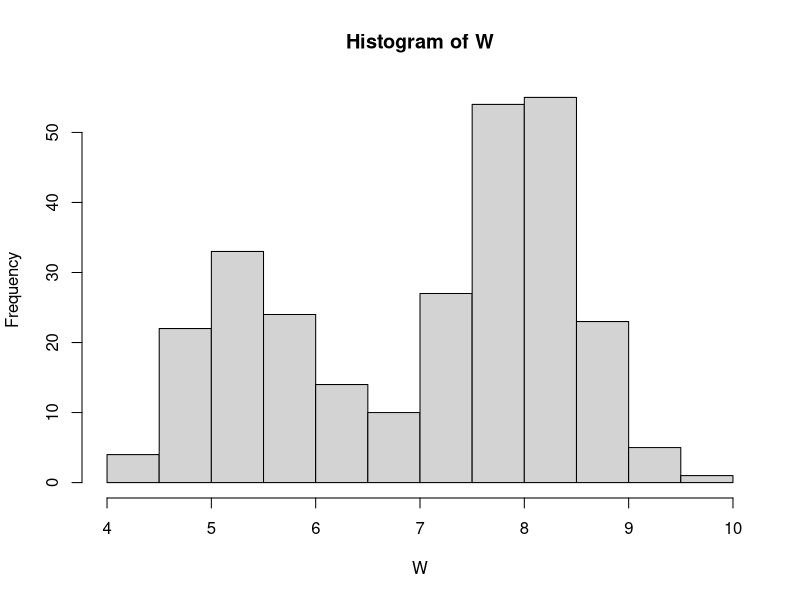
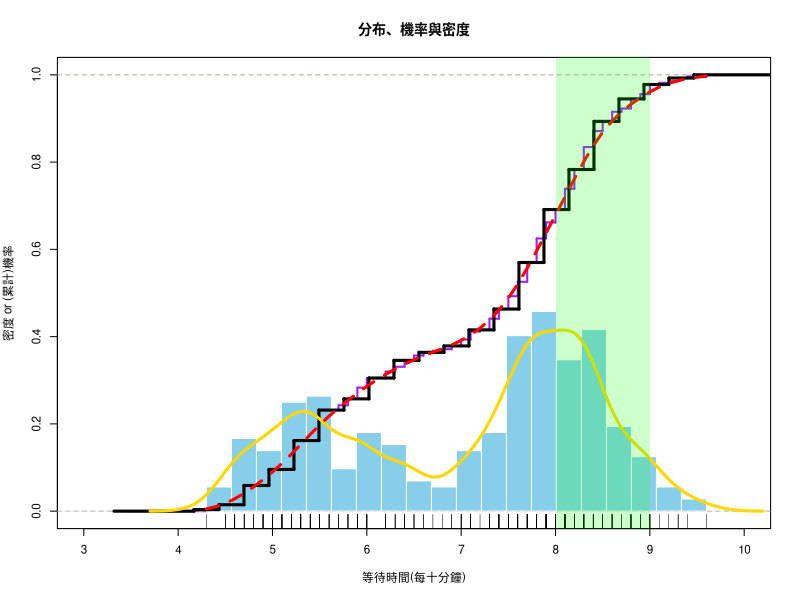
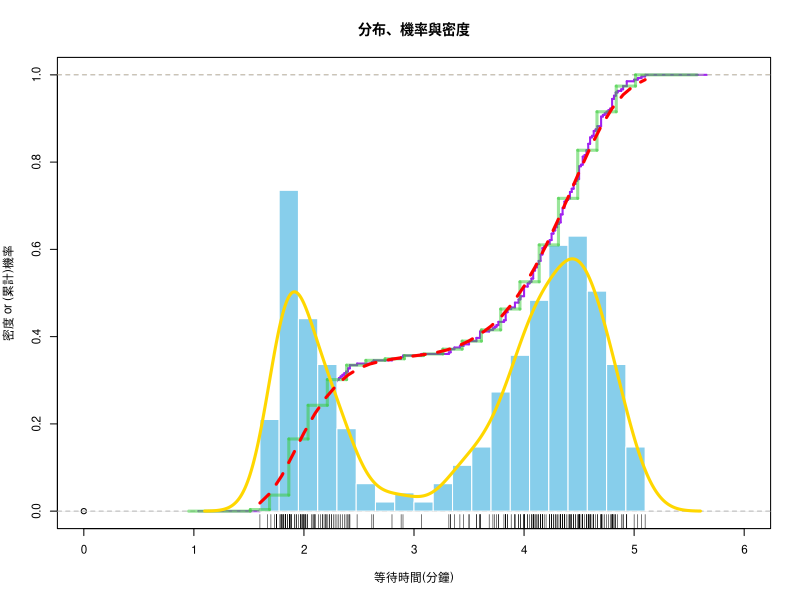

Here is the R script that generated these plots, in order:
## ---- chunk 1
knitr::opts_chunk$set(echo = TRUE)
## ---- chunk 2
head(faithful)
faithful$newwaiting <- (faithful$waiting)/10
W = faithful$newwaiting  # copy to a short name

summary(W)
hist(W)

## ---- chunk 3
#1. 因為隨機試驗多且複雜，可以用隨機變數進行數學分析
#2. 計算其分配，求期望值、變異數等，可進行迴歸分析或是其他分析
#3. 可以，計算其面積即可估計
#4. 可以，複雜的事情簡化、；數值標記不能，只能了解哪個時間點發生過
#5. 平滑模型，將噴發時間點連成平滑曲線，即為形容老忠實的模型
#6. 若論預測，直方圖會比較準，因為可以當模型看出其趨勢，我們定義「準」為預測時間，數值標記表示一個時間點，無法看出其機率分布
## ---- chunk 4
#1. 16欄，平滑模型約接近平滑
#2. 0.6，配上欄數16最平滑
#3. 調高欄寬即欄數減少，與調高頻寬都會讓模型越簡單
#4. 模型越複雜跟資料會約接近，但會過於偏頗，無法進行預測
#5. 當然不對
## ---- chunk 5
# Frame
par(cex=0.7) #調整字體大小
plot(0,0,xlim=c(3,10),ylim=c(0,1),xlab="等待時間(每十分鐘)", 
     ylab="密度 or (累計)機率", main="分布、機率與密度")
abline(h=1, col='orange', lwd=0.25, lty=2)

# Empirical PDF
rug(W)
# Empirical CDF
#最初始會直接ecdf(D)
plot(ecdf(W), cex=0, verticals=T, lwd=2, col='purple', add=T) #W的CDF
#add決定要不要重畫，T就直接疊在圖上

# Histogram PDF
Bins = 20                            # no. bins 要多少欄位
bx = seq(min(W), max(W), length=Bins+1) # break sequence 均勻切成20份
hist(W, col="skyblue", border="white", 
     freq=F, breaks=bx, add=T)
abline(h=0, col='lightgray', lwd=0.25)

# Histogram CDF
adj = (bx[2] - bx[1])/2
steps = stepfun(bx-adj, c(0, sapply(bx, function(b) mean(W <= b))))
plot(steps, cex=0, col='Black', lwd=3, lty=1, add=T) #W化成直方圖後的CDF

# Smooth PDF
Adjust = 0.5    # bandwidth adjustment
DEN = density(W, adjust = Adjust)  #將變數向量轉為平滑線
lines(DEN, col='gold', lwd=3)

# Smooth CDF
PDF = approxfun(DEN$x, DEN$y, yleft=0, yright=0)
x = seq(min(W),max(W),0.1)
y = sapply(x, function(i) integrate(PDF, -Inf, i)$value)
lines(x, y, col='red', lwd=3, lty=2) 

# Mark Range
x1 = 8; x2 = 9
rect(x1,-0.1,x2,1.2,col= rgb(0,1,0,alpha=0.2),border=NA)
# x = seq(x1, x2, length=100)
# polygon(c(x, x2, x1),  c(PDF(x), 0, 0), col="#FF99003F", border=NA)
# Calculate Probability
(integrate(PDF, x1, x2)$value)
## ---- chunk 6
#4. Adjust=1的情況下機率為 0.269
#5. Adjust=0.5的情況下機率為0.283
#6. 不一定，能夠預測的模型才是好模型，而不是越貼近樣本
## ---- chunk 7
head(faithful)

E=faithful$eruptions

# Frame
par(cex=0.7) #調整字體大小
plot(0,0,xlim=c(0,6),ylim=c(0,1),xlab="等待時間(分鐘)", 
     ylab="密度 or (累計)機率", main="分布、機率與密度")
abline(h=1, col='orange', lwd=0.25, lty=2)

# Empirical PDF
rug(E)
# Empirical CDF
#最初始會直接ecdf(D)
plot(ecdf(E), cex=0, verticals=T, lwd=2, col='purple', add=T) 
#add決定要不要重畫，T就直接疊在圖上

# Histogram PDF
Bins = 20                            # no. bins 要多少欄位
bx = seq(min(E), max(E), length=Bins+1) # break sequence 均勻切成20份
hist(E, col="skyblue", border="white", 
     freq=F, breaks=bx, add=T)
abline(h=0, col='lightgray', lwd=0.25)

# Histogram CDF
adj = (bx[2] - bx[1])/2
steps = stepfun(bx-adj, c(0, sapply(bx, function(b) mean(E <= b))))
plot(steps, cex=0, col='#33CC337F', lwd=3, lty=1, add=T)

# Smooth PDF
Adjust = 0.5    # bandwidth adjustment
DEN = density(E, adjust = Adjust)  #將變數向量轉為平滑線
lines(DEN, col='gold', lwd=3)

# Smooth CDF
PDF = approxfun(DEN$x, DEN$y, yleft=0, yright=0)
x = seq(min(E),max(E),0.1)
y = sapply(x, function(i) integrate(PDF, -Inf, i)$value)
lines(x, y, col='red', lwd=3, lty=2) 

# Every Range probability
i1=seq(1,5,by=0.1)
i2=seq(2,6,by=0.1)
p1=data.frame(i1,i2)
for(i in 1:41){
  p1[i,3]=integrate(PDF,i1[i],i2[i])$value
}
## ---- chunk 8
#1. 要參加
#2. 3.9~4.9之區間
#3. 平均獲利17.7元
p1[which(p1$V3==max(p1$V3)),]
100*0.477-30
## ---- chunk 9
i3=seq(1,6-1/6,by=0.1)
i4=seq(1+1/6,6,by=0.1)
p2=data.frame(i3,i4)
for(i in 1:49){
  p2[i,3]=integrate(PDF,i3[i],i4[i])$value
}
head(p2[order(p2$V3,decreasing = T),],6)

#下注在 4.3~4.467、4.4~4.567、4.2~4.367、4.1~4.267、1.8~1.967
## ---- chunk 10
Adjust=0.5
DEN=density(E,adjust=Adjust)
PDF=approxfun(DEN$x,DEN$y,yleft=0,yright=0)
seq.time=seq(0,6,1/6)
ans=sapply(seq.time,function(x){
  pro=integrate(PDF,x,(x+1/6))$value
  -5*(1-pro)+95*pro
})
tail(sort(ans))

#賭金5元，平均獲利為4.577元
#賭金10元，平均獲利為8.515元
#賭金15元，平均獲利為12.447元
#賭金20元，平均獲利為15.673元
#賭金25元，平均獲利為18.327元
#賭金30元，平均獲利為20.294元
